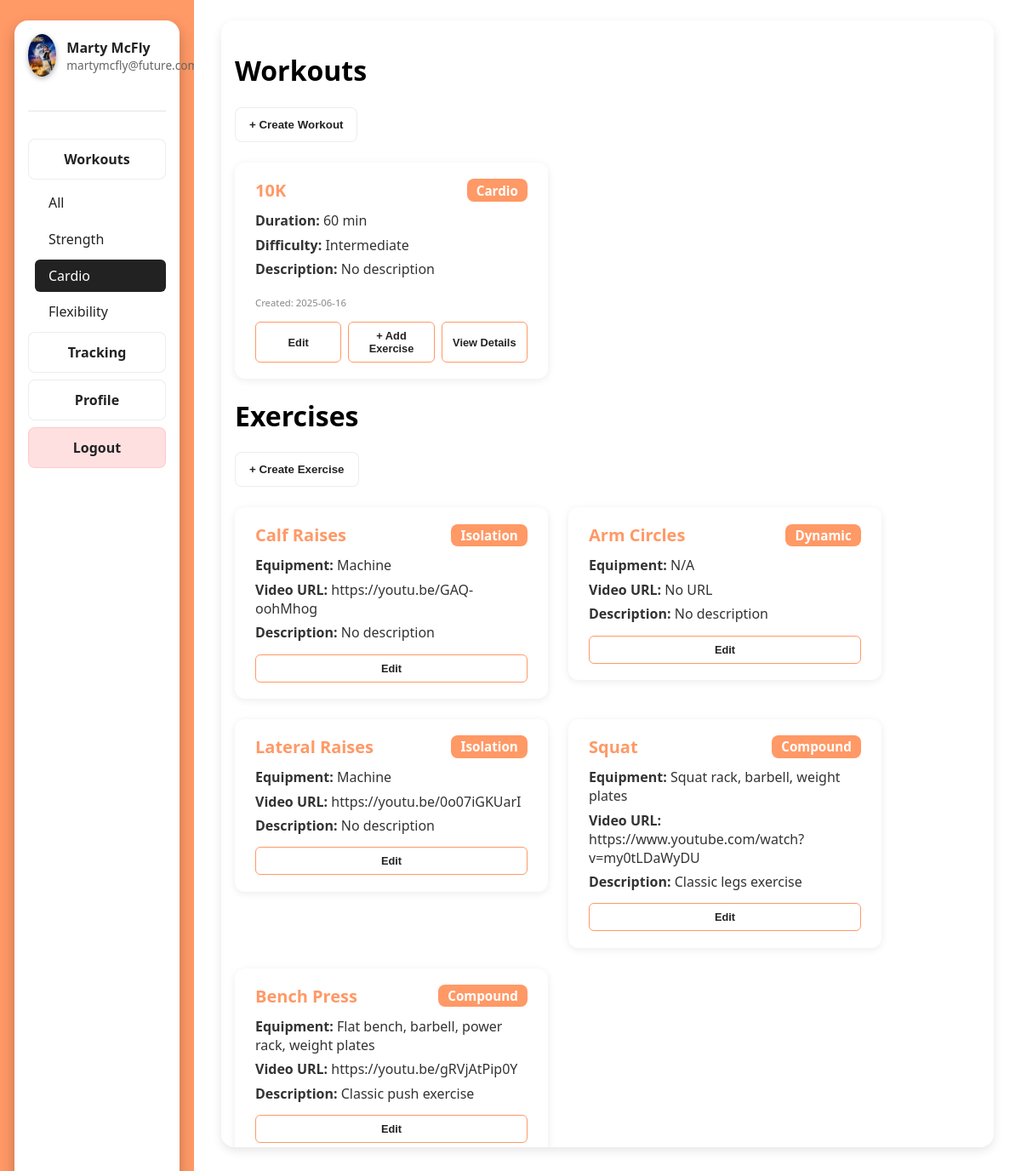
The app's page /dashboard/workouts?type=cardio (signed in) with its own data.
### models.py (models this page shows, shortened)
class User(db.Model, UserMixin):
    __tablename__ = 'users'
    id = db.Column(db.Integer, primary_key=True)
    username = db.Column(db.String(32), unique=True, nullable=False)
    email = db.Column(db.String(128), unique=True, nullable=False)
    password = db.Column(db.String(128), nullable=False)
    role = db.Column(db.String(8), default='user', nullable=False)
    profile_picture = db.Column(db.String(256), nullable=True, default='default.jpg')

class Workout(db.Model):
    __tablename__ = 'workouts'
    id = db.Column(db.Integer, primary_key=True)
    name = db.Column(db.String(32), nullable=False)
    type = db.Column(db.String(16), nullable=False)
    duration = db.Column(db.Integer, nullable=False)
    description = db.Column(db.String(256), nullable=True)
    difficulty = db.Column(db.String(16), nullable=True)
    user_id = db.Column(db.Integer, db.ForeignKey('users.id'), nullable=False)
    user = db.relationship('User', backref=db.backref('workouts', lazy=True))
    created_at = db.Column(db.DateTime, server_default=db.func.now(), nullable=False)
    updated_at = db.Column(db.DateTime, server_default=db.func.now(), onupdate=db.func.now(), nullable=False)

class Exercise(db.Model):
    __tablename__ = 'exercises'
    id = db.Column(db.Integer, primary_key=True)
    name = db.Column(db.String(32), nullable=False)
    description = db.Column(db.String(256), nullable=True)
    video_url = db.Column(db.String(256), nullable=True)
    category = db.Column(db.String(32), nullable=True)
    equipment = db.Column(db.String(64), nullable=True)
    user_id = db.Column(db.Integer, db.ForeignKey('users.id'), nullable=False)
    user = db.relationship('User', backref=db.backref('exercises', lazy=True))

### app.py (the view)
@app.route('/dashboard/workouts')
@login_required
def workouts():
    form = WorkoutForm()
    exercise_form = ExerciseForm()
    workout_type = request.args.get('type')
    query = Workout.query.filter_by(user_id=current_user.id)
    if workout_type:
        query = query.filter_by(type=workout_type)
    user_workouts = query.order_by(Workout.created_at.desc()).all()
    user_exercises = Exercise.query.filter_by(user_id=current_user.id).order_by(Exercise.id.desc()).all()
    return render_template(
        'dashboard.html',
        username=current_user.username,
        email=current_user.email,
        active_section='workouts',
        workout_form=form,
        exercise_form=exercise_form,
        workouts=user_workouts,
        exercises=user_exercises,
        selected_type=workout_type,
        profile_picture=current_user.profile_picture
    )

### app.py (called while the page is built)
@login_manager.user_loader
def load_user(user_id):
    return User.query.get(int(user_id))

### templates/dashboard.html (shortened to what this page needs)
{% extends "base.html" %}
{% block stylesheet %}<link rel="stylesheet" href="/static/css/dash.css">{% endblock %}
{% block content %}
<div class="dashboard">
    <div class="sidebar">
        <div class="sidebar-island">
            <div class="profile-section">
                <img src="{{ url_for('static', filename='assets/' + (profile_picture or 'placeholder.256x256.png')) }}" alt="Profile Photo" class="profile-photo">
                <div class="profile-info">
                    <div class="profile-name">{{ username }}</div>
                    <div class="profile-email">{{ email }}</div>
                </div>
            </div>
            <div class="sidebar-divider"></div>
            <div class="sidebar-buttons">
                <div class="sidebar-dropdown">
                    {% if active_section == 'workouts' %}
                        <div class="sidebar-button dropdown-toggle active" onclick="toggleDropdown()" id="workoutsSidebarBtn">
                            Workouts
                        </div>
                        <div class="dropdown-menu open" id="workoutDropdown">
                            <a href="{{ url_for('workouts') }}"
                               class="dropdown-item{% if not selected_type %} selected{% endif %}"
                               onclick="selectDropdown(event, this)">All</a>
                            <a href="{{ url_for('workouts', type='strength') }}"
                               class="dropdown-item{% if selected_type == 'strength' %} selected{% endif %}"
                               onclick="selectDropdown(event, this)">Strength</a>
                            <a href="{{ url_for('workouts', type='cardio') }}"
                               class="dropdown-item{% if selected_type == 'cardio' %} selected{% endif %}"
                               onclick="selectDropdown(event, this)">Cardio</a>
                            <a href="{{ url_for('workouts', type='flexibility') }}"
                               class="dropdown-item{% if selected_type == 'flexibility' %} selected{% endif %}"
                               onclick="selectDropdown(event, this)">Flexibility</a>
                        </div>
                    {% else %}
                        <a href="{{ url_for('workouts') }}" class="sidebar-button" id="workoutsSidebarBtn">Workouts</a>
                    {% endif %}
                </div>
                <a href="{{ url_for('tracking') }}" class="sidebar-button{% if active_section == 'tracking' %} active{% endif %}">Tracking</a>
                <a href="{{ url_for('profile') }}" class="sidebar-button">Profile</a>
                <a href="{{ url_for('logout') }}" class="sidebar-button logout-button">Logout</a>
            </div>
        </div>
    </div>
    <div class="main">
        {% if active_section == 'home' %}
            <h1>Hello {{ username }}!</h1>
            <div class="main-sections">
                <div class="main-card">
                    <h2>Workouts</h2>
                    <p>Here you can track your recent workouts and start new ones.</p>
                </div>
                <div class="main-card">
                    <h2>Stats</h2>
                    <p>Your progress and stats will appear here.</p>
                </div>
            </div>
        {% elif active_section == 'workouts' %}
            <div class="main-sections center-content">
                <div class="workout-section">
                    <h1>Workouts</h1>
                    <button class="sidebar-button open-modal-btn" data-modal="workoutModal">+ Create Workout</button>
                    <div class="workouts-list">
                        {% if workouts %}
                            {% for workout in workouts %}
                                <div class="workout-card droppable-workout" data-workout-id="{{ workout.id }}">
                                    <div class="workout-card-header">
                                        <h3>{{ workout.name }}</h3>
                                        <span class="workout-type">{{ workout.type|capitalize }}</span>
                                    </div>
                                    <div class="workout-card-body">
                                        <div><strong>Duration:</strong> {{ workout.duration }} min</div>
                                        <div><strong>Difficulty:</strong> {{ workout.difficulty|capitalize or "N/A" }}</div>
                                        <div><strong>Description:</strong> {{ workout.description or "No description" }}</div>
                                        <div class="workout-date"><small>Created: {{ workout.created_at.strftime('%Y-%m-%d') }}</small></div>
                                        <div class="workout-card-actions">
                                            <button class="sidebar-button open-edit-workout-modal-btn" data-workout-id="{{ workout.id }}">Edit</button>
                                            <button class="sidebar-button open-add-exercise-modal-btn" data-workout-id="{{ workout.id }}">+ Add Exercise</button>
                                            <button class="sidebar-button open-workout-detail-modal-btn" data-workout-id="{{ workout.id }}">View Details</button>
                                        </div>
                                    </div>
                                </div>
                            {% endfor %}
                        {% else %}
                            <p>No workouts yet. Create your first workout!</p>
                        {% endif %}
                    </div>
                    <div class="exercise-section">
                        <h1>Exercises</h1>
                        <button class="sidebar-button open-modal-btn" data-modal="exerciseModal">+ Create Exercise</button>
                        <div class="exercises-list" id="draggable-exercises">
                            {% if exercises %}
                                {% for exercise in exercises %}
                                    <div class="exercise-card" draggable="true" data-exercise-id="{{ exercise.id }}">
                                        <div class="exercise-card-header">
                                            <h3>{{ exercise.name }}</h3>
                                            <span class="exercise-category">{{ exercise.category|capitalize }}</span>
                                        </div>
                                        <div class="exercise-card-body">
                                            <div><strong>Equipment:</strong> {{ exercise.equipment|capitalize or "N/A" }}</div>
                                            <div><strong>Video URL:</strong> {{ exercise.video_url or "No URL" }}</div>
                                            <div><strong>Description:</strong> {{ exercise.description or "No description" }}</div>
                                            <div class="exercise-card-actions">
                                                <button class="sidebar-button open-edit-exercise-modal-btn" data-exercise-id="{{ exercise.id }}">Edit</button>
                                            </div>
                                        </div>
                                    </div>
                                {% endfor %}
                            {% else %}
                                <p>No exercises yet. Create your first exercise!</p>
                            {% endif %}
                        </div>
                    </div>
                </div>
            </div>
        {% endif %}
    </div>
</div>
{% endblock %}

### records on screen
User: profile_picture (picture), username "Marty McFly", email "martymcfly@future.com"
Workout: name "10K", type "Cardio", duration "60", difficulty "Intermediate", description "No description", created_at "2025-06-16"
Exercise: name "Calf Raises", category "Isolation", equipment "Machine", video_url "https://youtu.be/GAQ-oohMhog", description "No description"
Exercise: name "Arm Circles", category "Dynamic", equipment "N/A", video_url "No URL", description "No description"
Exercise: name "Lateral Raises", category "Isolation", equipment "Machine", video_url "https://youtu.be/0o07iGKUarI", description "No description"
Exercise: name "Squat", category "Compound", equipment "Squat rack, barbell, weight plates", video_url "https://www.youtube.com/watch?v=my0tLDaWyDU", description "Classic legs exercise"
Exercise: name "Bench Press", category "Compound", equipment "Flat bench, barbell, power rack, weight plates", video_url "https://youtu.be/gRVjAtPip0Y", description "Classic push exercise"
